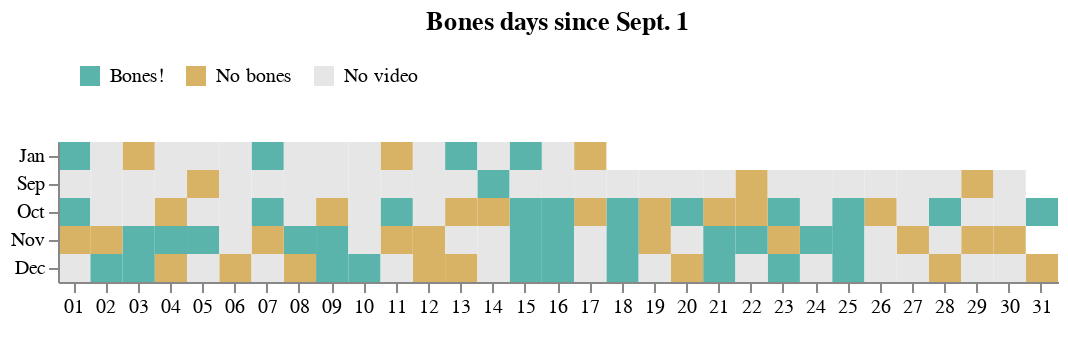

Notebook code cell kept with this figure:
### Markdown cell above
### Plot Noodle's days on a calendar

### Code cell
heatmap = (
    alt.Chart(df[df["date"] > "2021-08-31"], title=" ")
    .mark_rect()
    .encode(
        x=alt.X("date(date):O", title=" "),
        y=alt.Y("month(date):O", title=""),
        color=alt.Color(
            "bones_nobones",
            title="",
            scale=alt.Scale(
                domain=["Bones!", "No bones", "No video"],
                range=["#5ab4ac", "#d8b365", "#e6e6e6"],
            ),
        ),
        tooltip=[
            alt.Tooltip("monthdate(date):T", title="Date"),
            alt.Tooltip("bones_nobones", title="Tweets"),
        ],
    )
    .properties(width=500, height=70, title="Bones days since Sept. 1")
)

heatmap.configure_legend(orient="top", padding=10).configure_view(strokeOpacity=0)

### Figure 1 — Vega-Lite specification as saved in the notebook (floating-point values rounded to 4 significant figures; data arrays with more than 128 entries replaced by an {"elided": "..."} marker saying what was removed)
{"config": {"view": {"continuousWidth": 400, "continuousHeight": 300, "strokeOpacity": 0}, "legend": {"orient": "top", "padding": 10}}, "data": {"name": "data-9b56cca04cddbd492df01c45daa912df"}, "mark": "rect", "encoding": {"color": {"field": "bones_nobones", "scale": {"domain": ["Bones!", "No bones", "No video"], "range": ["#5ab4ac", "#d8b365", "#e6e6e6"]}, "title": "", "type": "nominal"}, "tooltip": [{"field": "date", "timeUnit": "monthdate", "title": "Date", "type": "temporal"}, {"field": "bones_nobones", "title": "Tweets", "type": "nominal"}], "x": {"field": "date", "timeUnit": "date", "title": " ", "type": "ordinal"}, "y": {"field": "date", "timeUnit": "month", "title": "", "type": "ordinal"}}, "height": 70, "title": "Bones days since Sept. 1", "width": 500, "$schema": "https://vega.github.io/schema/vega-lite/v4.17.0.json", "datasets": {"data-9b56cca04cddbd492df01c45daa912df": {"elided": "139 records"}}}
